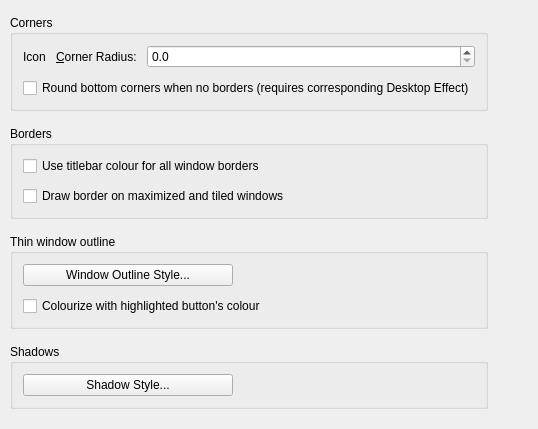
       <widget class="QWidget" name="tab_window">
        <attribute name="title">
         <string>&amp;Window</string>
        </attribute>
        <layout class="QGridLayout" name="gridLayout">
         <property name="leftMargin">
          <number>10</number>
         </property>
         <property name="topMargin">
          <number>10</number>
         </property>
         <property name="rightMargin">
          <number>10</number>
         </property>
         <property name="bottomMargin">
          <number>10</number>
         </property>
         <property name="spacing">
          <number>10</number>
         </property>
         <item row="7" column="2">
          <spacer name="horizontalSpacer_5">
           <property name="orientation">
            <enum>Qt::Horizontal</enum>
           </property>
           <property name="sizeHint" stdset="0">
            <size>
             <width>40</width>
             <height>20</height>
            </size>
           </property>
          </spacer>
         </item>
         <item row="7" column="0" colspan="2">
          <widget class="QGroupBox" name="groupBox_5">
           <property name="title">
            <string>Shadows</string>
           </property>
           <layout class="QVBoxLayout" name="verticalLayout_2">
            <property name="spacing">
             <number>10</number>
            </property>
            <property name="leftMargin">
             <number>10</number>
            </property>
            <property name="topMargin">
             <number>10</number>
            </property>
            <property name="rightMargin">
             <number>10</number>
            </property>
            <property name="bottomMargin">
             <number>10</number>
            </property>
            <item>
             <widget class="QPushButton" name="shadowStyleButton">
              <property name="sizePolicy">
               <sizepolicy hsizetype="Fixed" vsizetype="Fixed">
                <horstretch>0</horstretch>
                <verstretch>0</verstretch>
               </sizepolicy>
              </property>
              <property name="minimumSize">
               <size>
                <width>210</width>
                <height>0</height>
               </size>
              </property>
              <property name="text">
               <string>Shadow Style...</string>
              </property>
              <property name="icon">
               <iconset theme="draw-brush">
                <normaloff>.</normaloff>.</iconset>
              </property>
             </widget>
            </item>
           </layout>
          </widget>
         </item>
         <item row="3" column="0" colspan="2">
          <widget class="QGroupBox" name="borders_groupBox">
           <property name="title">
            <string>Borders</string>
           </property>
           <layout class="QGridLayout" name="gridLayout_4">
            <property name="leftMargin">
             <number>10</number>
            </property>
            <property name="topMargin">
             <number>10</number>
            </property>
            <property name="rightMargin">
             <number>10</number>
            </property>
            <property name="bottomMargin">
             <number>10</number>
            </property>
            <property name="spacing">
             <number>10</number>
            </property>
            <item row="0" column="0">
             <widget class="QCheckBox" name="useTitleBarColorForAllBorders">
              <property name="text">
               <string>Use titlebar colour for all window borders</string>
              </property>
             </widget>
            </item>
            <item row="1" column="0">
             <widget class="QCheckBox" name="drawBorderOnMaximizedWindows">
              <property name="toolTip">
               <string>&lt;html&gt;&lt;head/&gt;&lt;body&gt;&lt;p&gt;This setting will allow you to resize from window edges touching screen edges.&lt;/p&gt;&lt;/body&gt;&lt;/html&gt;</string>
              </property>
              <property name="text">
               <string>Draw border on maximized and tiled windows</string>
              </property>
             </widget>
            </item>
           </layout>
          </widget>
         </item>
         <item row="4" column="0">
          <spacer name="verticalSpacer_6">
           <property name="orientation">
            <enum>Qt::Vertical</enum>
           </property>
           <property name="sizeType">
            <enum>QSizePolicy::Fixed</enum>
           </property>
           <property name="sizeHint" stdset="0">
            <size>
             <width>20</width>
             <height>5</height>
            </size>
           </property>
          </spacer>
         </item>
         <item row="8" column="0">
          <spacer name="verticalSpacer_3">
           <property name="orientation">
            <enum>Qt::Vertical</enum>
           </property>
           <property name="sizeHint" stdset="0">
            <size>
             <width>20</width>
             <height>10</height>
            </size>
           </property>
          </spacer>
         </item>
         <item row="6" column="0">
          <spacer name="verticalSpacer">
           <property name="orientation">
            <enum>Qt::Vertical</enum>
           </property>
           <property name="sizeType">
            <enum>QSizePolicy::Fixed</enum>
           </property>
           <property name="sizeHint" stdset="0">
            <size>
             <width>20</width>
             <height>5</height>
            </size>
           </property>
          </spacer>
         </item>
         <item row="0" column="0">
          <spacer name="verticalSpacer_11">
           <property name="orientation">
            <enum>Qt::Vertical</enum>
           </property>
           <property name="sizeType">
            <enum>QSizePolicy::Preferred</enum>
           </property>
           <property name="sizeHint" stdset="0">
            <size>
             <width>20</width>
             <height>5</height>
            </size>
           </property>
          </spacer>
         </item>
         <item row="2" column="0">
          <spacer name="verticalSpacer_7">
           <property name="orientation">
            <enum>Qt::Vertical</enum>
           </property>
           <property name="sizeType">
            <enum>QSizePolicy::Fixed</enum>
           </property>
           <property name="sizeHint" stdset="0">
            <size>
             <width>20</width>
             <height>5</height>
            </size>
           </property>
          </spacer>
         </item>
         <item row="1" column="0" colspan="2">
          <widget class="QGroupBox" name="Corners">
           <property name="title">
            <string>Corners</string>
           </property>
           <layout class="QVBoxLayout" name="verticalLayout_15">
            <property name="spacing">
             <number>10</number>
            </property>
            <property name="leftMargin">
             <number>10</number>
            </property>
            <property name="topMargin">
             <number>10</number>
            </property>
            <property name="rightMargin">
             <number>10</number>
            </property>
            <property name="bottomMargin">
             <number>10</number>
            </property>
            <item>
             <layout class="QFormLayout" name="formLayout_11">
              <item row="0" column="0">
               <layout class="QHBoxLayout" name="horizontalLayout_2">
                <item>
                 <widget class="QLabel" name="cornerRadiusIcon">
                  <property name="text">
                   <string>Icon</string>
                  </property>
                 </widget>
                </item>
                <item>
                 <widget class="QLabel" name="cornerRadiusLabel">
                  <property name="text">
                   <string>&amp;Corner Radius:</string>
                  </property>
                  <property name="buddy">
                   <cstring>cornerRadius</cstring>
                  </property>
                 </widget>
                </item>
               </layout>
              </item>
              <item row="0" column="1">
               <widget class="QDoubleSpinBox" name="cornerRadius">
                <property name="decimals">
                 <number>1</number>
                </property>
                <property name="maximum">
                 <double>12.000000000000000</double>
                </property>
                <property name="singleStep">
                 <double>0.100000000000000</double>
                </property>
               </widget>
              </item>
             </layout>
            </item>
            <item>
             <widget class="QCheckBox" name="roundBottomCornersWhenNoBorders">
              <property name="toolTip">
               <string>&lt;html&gt;&lt;head/&gt;&lt;body&gt;&lt;p&gt;Normally, you can round bottom corners by setting a border in the Window Decoration settings. &lt;/p&gt;&lt;p&gt;This option allows a 3rd party Desktop Effect (e.g. LightlyShaders) to round the bottom corners on a borderless window by clipping the window content.&lt;br/&gt;&lt;/p&gt;&lt;/body&gt;&lt;/html&gt;</string>
              </property>
              <property name="text">
               <string>Round bottom corners when no borders (requires corresponding Desktop Effect)</string>
              </property>
             </widget>
            </item>
           </layout>
          </widget>
         </item>
         <item row="5" column="0" colspan="2">
          <widget class="QGroupBox" name="groupBox">
           <property name="minimumSize">
            <size>
             <width>0</width>
             <height>0</height>
            </size>
           </property>
           <property name="title">
            <string>Thin window outline</string>
           </property>
           <layout class="QVBoxLayout" name="verticalLayout">
            <property name="spacing">
             <number>10</number>
            </property>
            <property name="leftMargin">
             <number>10</number>
            </property>
            <property name="topMargin">
             <number>10</number>
            </property>
            <property name="rightMargin">
             <number>10</number>
            </property>
            <property name="bottomMargin">
             <number>10</number>
            </property>
            <item>
             <widget class="QPushButton" name="thinWindowOutlineStyleButton">
              <property name="sizePolicy">
               <sizepolicy hsizetype="Fixed" vsizetype="Fixed">
                <horstretch>0</horstretch>
                <verstretch>0</verstretch>
               </sizepolicy>
              </property>
              <property name="minimumSize">
               <size>
                <width>210</width>
                <height>0</height>
               </size>
              </property>
              <property name="text">
               <string>Window Outline Style...</string>
              </property>
              <property name="icon">
               <iconset theme="borderpainter">
                <normaloff>.</normaloff>.</iconset>
              </property>
             </widget>
            </item>
            <item>
             <widget class="QCheckBox" name="colorizeThinWindowOutlineWithButton">
              <property name="text">
               <string>Colourize with highlighted button's colour</string>
              </property>
             </widget>
            </item>
           </layout>
          </widget>
         </item>
        </layout>
       </widget>
